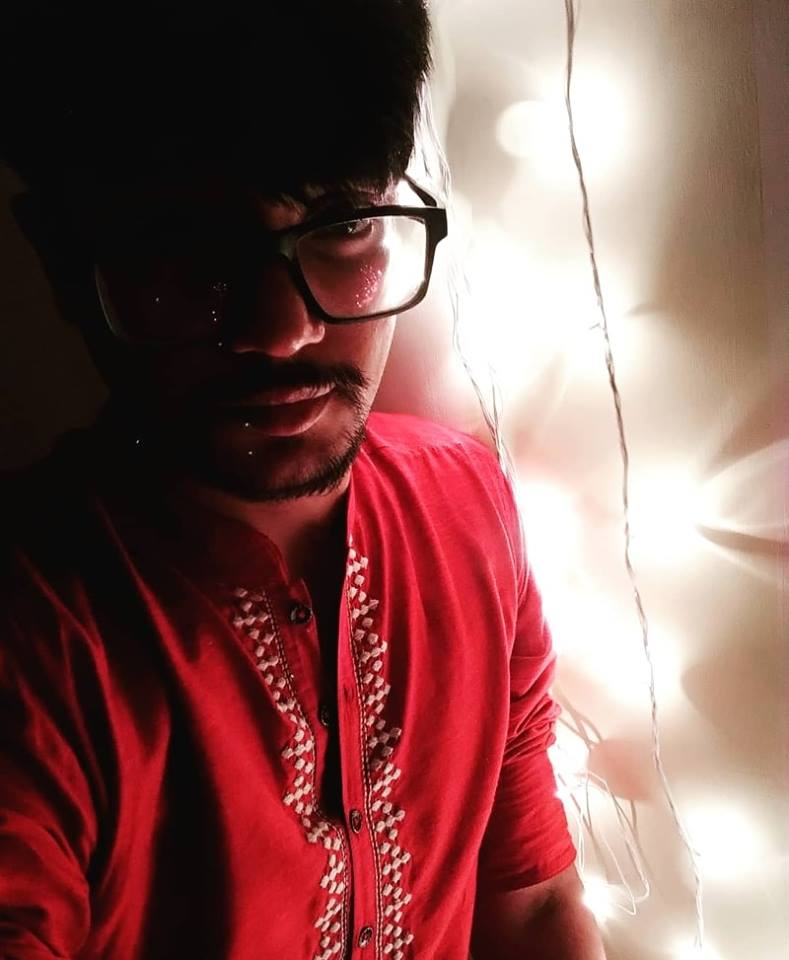
#> input picture O1.jpg, 789 x 960 px
$ python opening_closing.py
#> lines starting #> are read from the running program, lines starting #| are printed output that depends on the picture
import cv2
import numpy as np
from matplotlib import pyplot as plt
img = cv2.imread('O1.jpg')
#> img is the input picture: shape (960, 789, 3); mean B, G, R 87.2, 90.5, 133.8
kernel = np.ones((5,5),np.uint8)
opening = cv2.morphologyEx(img, cv2.MORPH_OPEN, kernel)
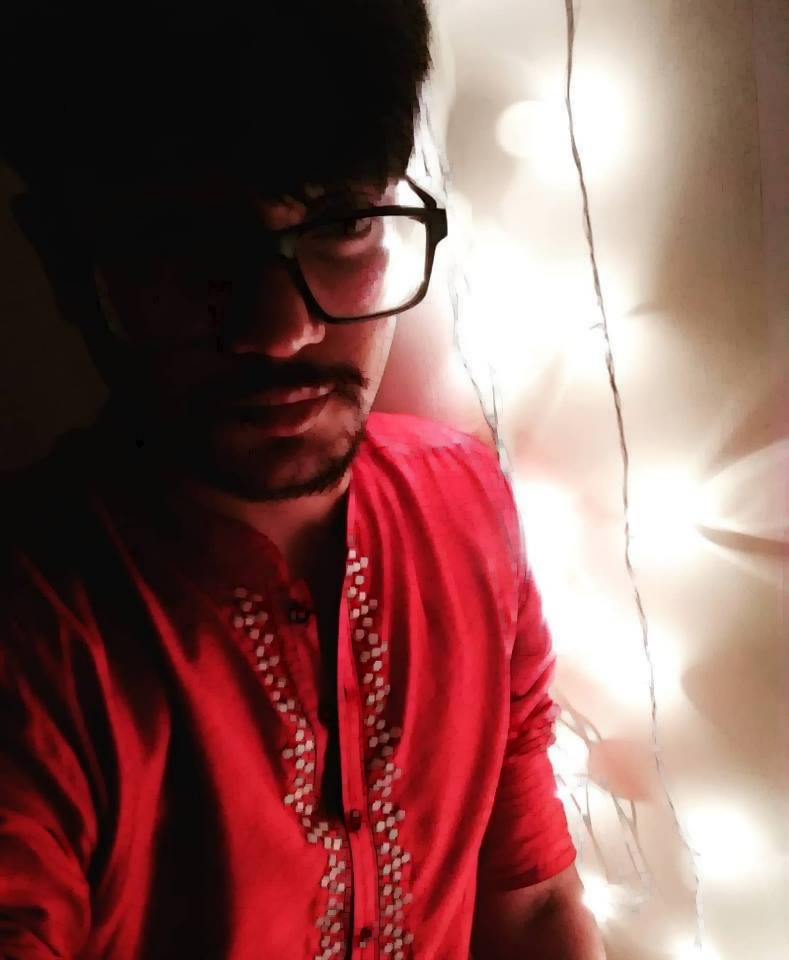
#> opening: shape (960, 789, 3); mean B, G, R 84.8, 88.1, 131.6
closing = cv2.morphologyEx(img, cv2.MORPH_CLOSE, kernel)
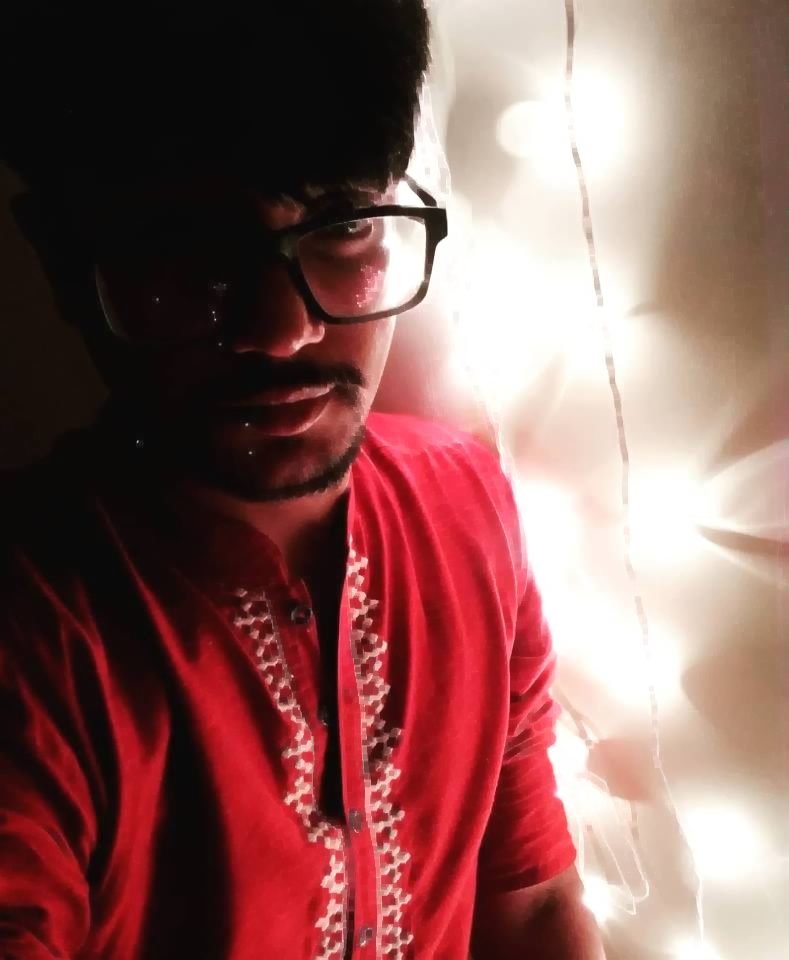
#> closing: shape (960, 789, 3); mean B, G, R 89.4, 92.7, 136.1

plt.subplot(122),plt.imshow(opening),plt.title('Opeing')
plt.xticks([]), plt.yticks([])
plt.subplot(121),plt.imshow(closing),plt.title('Closing')
plt.xticks([]), plt.yticks([])
plt.show()
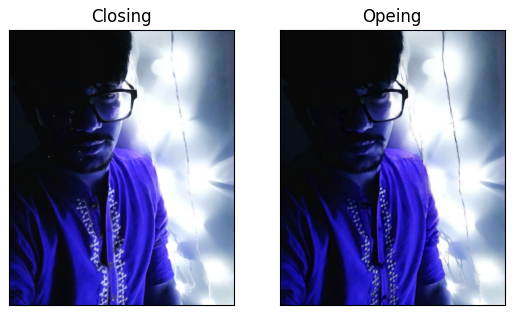
#> figure drawn by matplotlib, 2 panels; B, G, R data is drawn as R, G, B

$ run again, with abhi.png saved as O1.jpg
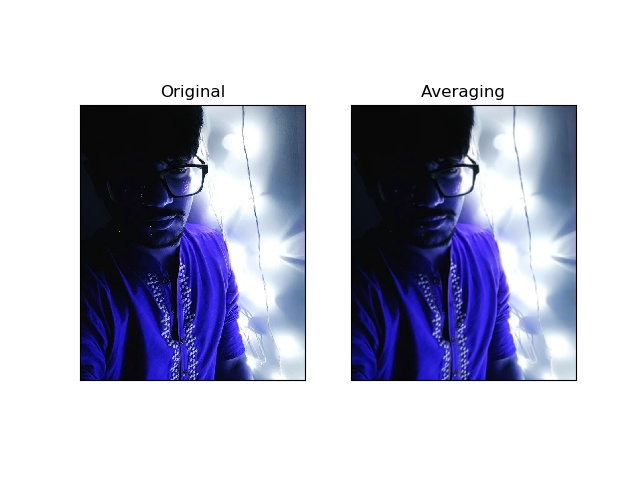
#> input picture abhi.png, 640 x 480 px
#> img is the input picture: shape (480, 640, 3); mean B, G, R 204.5, 187.1, 185.8
#> `closing = cv2.morphologyEx(img, cv2.MORPH_CLOSE, kernel)`:
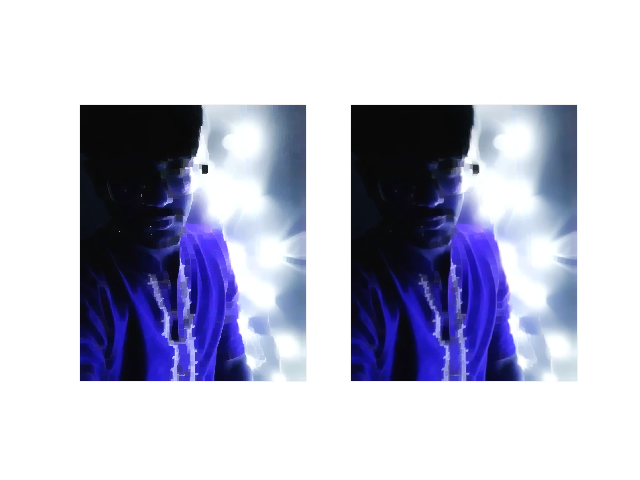
#> closing: shape (480, 640, 3); mean B, G, R 208.1, 190, 188.7
#> `plt.show()`:
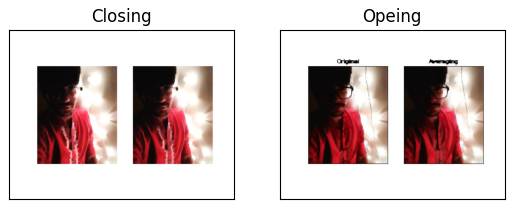
#> figure drawn by matplotlib, 2 panels; B, G, R data is drawn as R, G, B
